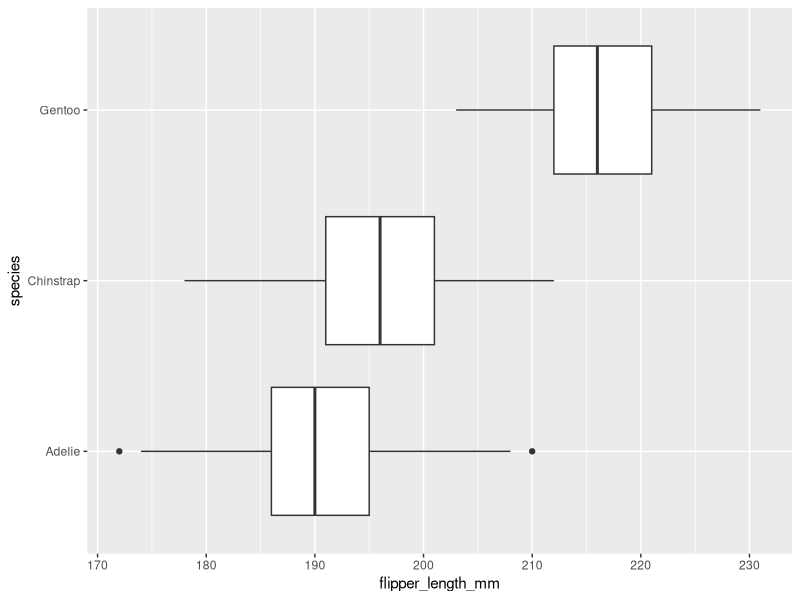
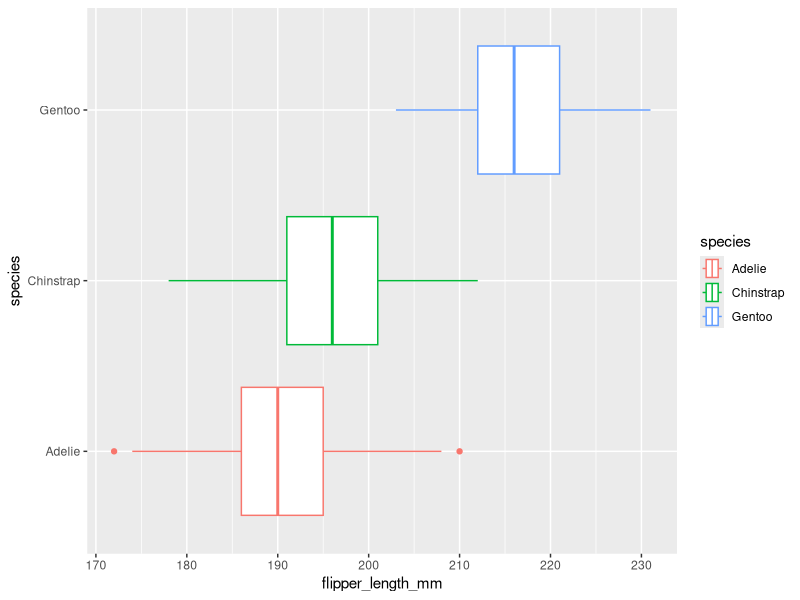
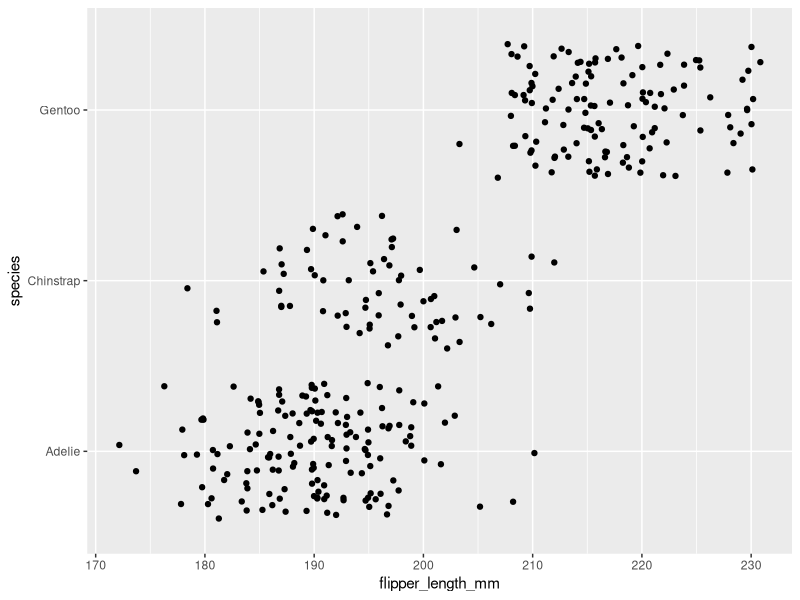

Write the R code that produced these figures, in order.
## ---- chunk 1
knitr::opts_chunk$set(error = TRUE)
## ---- chunk 2
library(palmerpenguins)
penguins
## ---- chunk 3
library(ggplot2)
## ---- chunk 4
ggplot(data = penguins, mapping = aes(x = flipper_length_mm, y = species)) +
  geom_boxplot()
## ---- chunk 5
ggplot(data = penguins, mapping = aes(x = flipper_length_mm, y = species, color = species)) +
  geom_boxplot()
## ---- chunk 6
ggplot(data = penguins, mapping = aes(x = flipper_length_mm, y = species, position = "jitter")) +
  geom_jitter()
## ---- chunk 7

## ---- chunk 8

## ---- chunk 9

## ---- chunk 10

## ---- chunk 11

## ---- chunk 12

## ---- chunk 13

## ---- chunk 14

